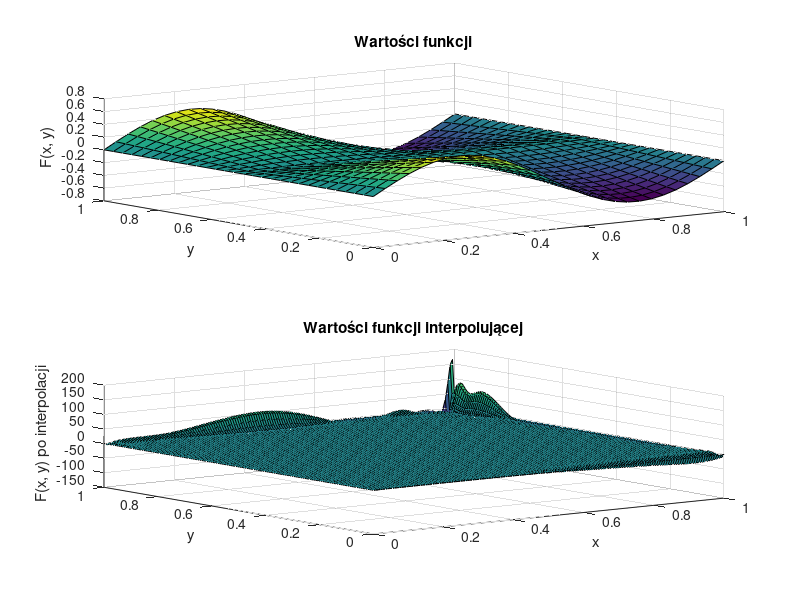

The MATLAB script that drew this image:
function [M,N,P,R,x_coarse,y_coarse,F_coarse,x_fine,y_fine,F_fine] = zadanie5()
P = 150; % liczba unikalnych współrzędnych x punktów dla których będzie obliczana interpolacja
R = 150; % liczba unikalnych współrzędnych y punktów dla których będzie obliczana interpolacja
M = 30; % liczba węzłów interpolacji wzdłuż osi X (stopień wielomianu zmiennej x: M-1)
N = 30; % liczba węzłów interpolacji wzdłuż osi Y (stopień wielomianu zmiennej y: N-1)

% Generowanie węzłów interpolacji na płaszczyźnie
x_coarse = linspace(0, 1, M);
y_coarse = linspace(0, 1, N);
[X_coarse, Y_coarse] = meshgrid(x_coarse, y_coarse);

% Wyznaczenie wartości funkcji oryginalnej w węzłach
F_coarse = sin(X_coarse*2*pi) .* abs(Y_coarse-0.5);
max_value = max(F_coarse(:));
disp(max_value);

MN = M*N;
xvec_coarse = reshape(X_coarse, MN, 1);
yvec_coarse = reshape(Y_coarse, MN, 1);
fvec_coarse = reshape(F_coarse, MN, 1);

% Macierz Vandermonde'a dla interpolacji 2d
V = zeros(M*N, M*N);
for i = 0:(M-1)
    for j = 0:(N-1)
        V(:, i*N + j + 1) = xvec_coarse.^i .* yvec_coarse.^j;
    end
end

% Współczynniki wielomianu interpolacyjnego
coeffs = V \ fvec_coarse;

% Obliczanie wartości funkcji interpolującej na gęstszej siatce
x_fine = linspace(0, 1, P);
y_fine = linspace(0, 1, R);
[X_fine, Y_fine] = meshgrid(x_fine, y_fine);

F_fine = zeros(size(X_fine));
% zadanie B: zdefiniuj obliczenia wartości wielomianu interpolującego. Rezultat obliczeń zapisz w zmiennej F_fine.

for i = 0:(M-1)
    for j = 0:(N-1)
        F_fine = F_fine + coeffs(i*N+j+1) * X_fine .^ i .* Y_fine .^ j;
    end
end

figure;
subplot(2, 1, 1);
surf(X_coarse, Y_coarse, F_coarse);
xlabel('x');
ylabel('y');
zlabel('F(x, y)');
title('Wartości funkcji');

subplot(2, 1, 2);
surf(X_fine, Y_fine, F_fine);
xlabel('x');
ylabel('y');
zlabel('F(x, y) po interpolacji');
title('Wartości funkcji interpolującej');

saveas(gcf, 'zadanie5.png');

end